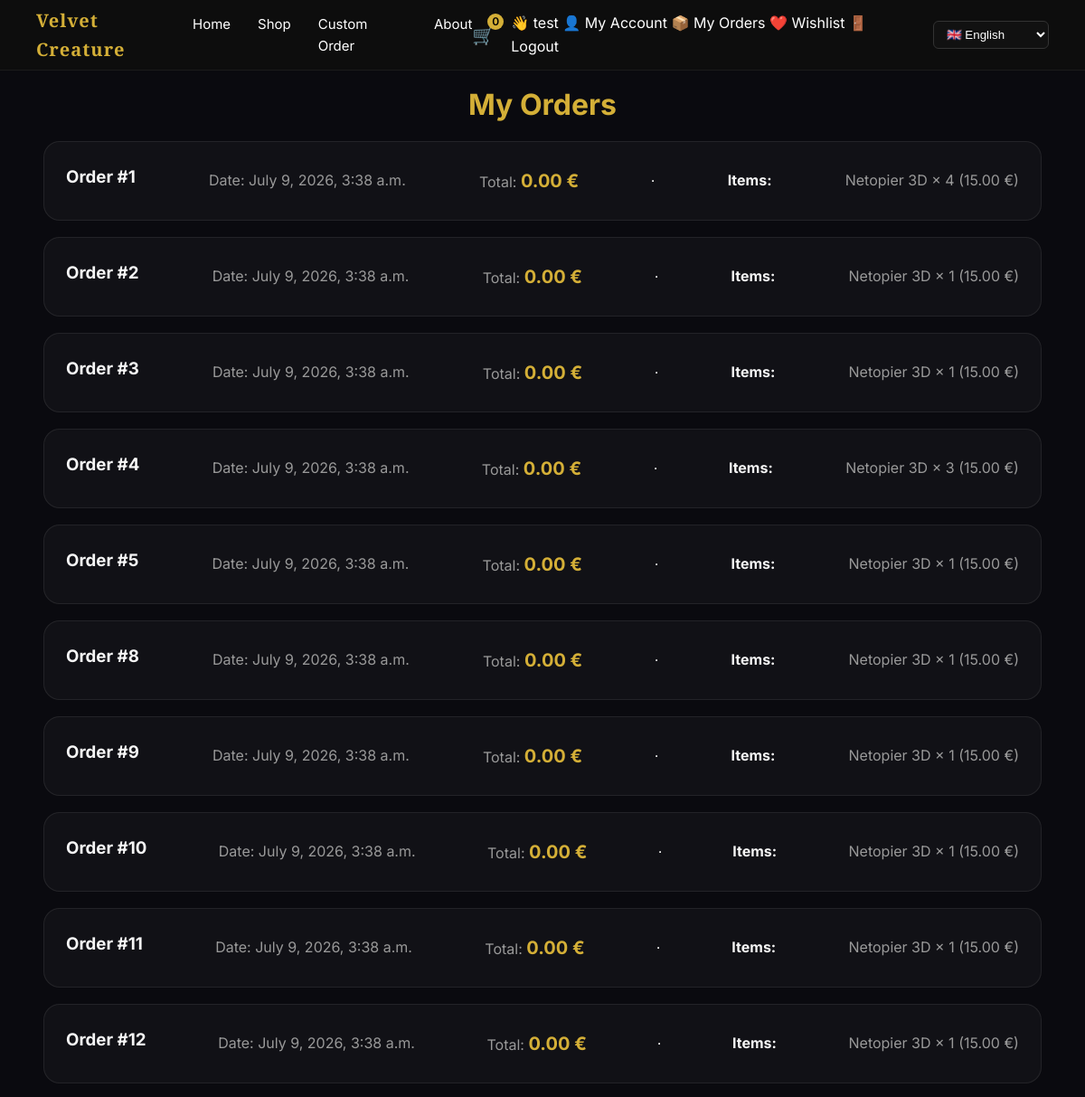
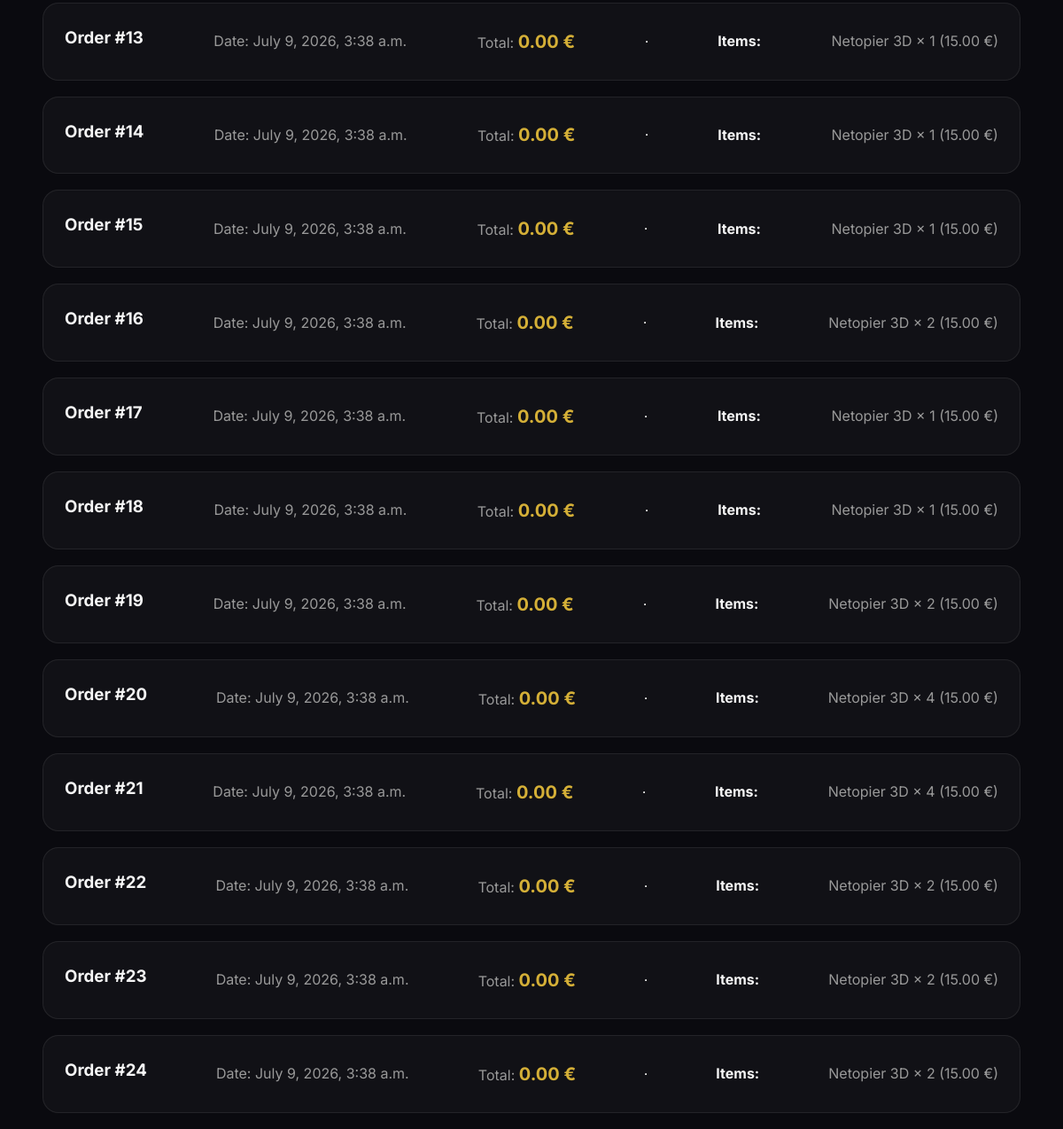
Page /en/orders/list/ (signed in) on the committed database (2 pictures, top to bottom).
### orders/models.py (models this page shows, shortened)
class Order(models.Model):
    STATUS_CHOICES = [
        ("pending", "Pending"),
        ("paid", "Paid"),
        ("shipped", "Shipped"),
        ("delivered", "Delivered"),
    ]
    order_number = models.CharField(
        max_length=20,
        blank=True,
        null=True
)
    user = models.ForeignKey(
        User,
        on_delete=models.SET_NULL,
        null=True,
        blank=True,
        related_name="orders"
    )
    email = models.EmailField(
        blank=True,
        null=True
    )
    first_name = models.CharField(
        max_length=100,
        blank=True
    )
    last_name = models.CharField(
        max_length=100,
        blank=True
    )
    address = models.CharField(
        max_length=255,
        blank=True
    )
    city = models.CharField(
        max_length=100,
        blank=True
    )
    country = models.CharField(
        max_length=100,
        blank=True
    )
    note = models.TextField(
        blank=True
    )
    payment_method = models.CharField(
        max_length=50,
        default="Stripe"
    )
    total_price = models.DecimalField(
        max_digits=10,
        decimal_places=2,
        default=0
    )
    status = models.CharField(
        max_length=20,
        choices=STATUS_CHOICES,
        default="pending"
    )
    created = models.DateTimeField(
        auto_now_add=True
    )
    updated = models.DateTimeField(
        auto_now=True
    )

class OrderItem(models.Model):
    order = models.ForeignKey(
        Order,
        on_delete=models.CASCADE,
        related_name="items"
    )
    product = models.ForeignKey(
        Product,
        on_delete=models.CASCADE
    )
    quantity = models.PositiveIntegerField(
        default=1
    )
    price = models.DecimalField(
        max_digits=10,
        decimal_places=2
    )

### products/models.py (models this page shows, shortened)
class Product(models.Model):
    name = models.CharField(max_length=200)
    slug = models.SlugField(unique=True)
    description = models.TextField(blank=True)
    short_description = models.CharField(
        max_length=250,
        blank=True
    )
    image = models.ImageField(
        upload_to="products/",
        blank=True,
        null=True
    )
    sku = models.CharField(
        max_length=50,
        blank=True
    )
    material = models.CharField(
        max_length=150,
        blank=True
    )
    size = models.CharField(
        max_length=100,
        blank=True
    )
    weight = models.DecimalField(
        max_digits=6,
        decimal_places=2,
        default=0
    )
    price = models.DecimalField(
        max_digits=10,
        decimal_places=2
    )
    stock = models.PositiveIntegerField(
        default=0
    )
    featured = models.BooleanField(
        default=False
    )
    category = models.ForeignKey(
        Category,
        on_delete=models.SET_NULL,
        null=True,
        blank=True
    )
    created = models.DateTimeField(
        auto_now_add=True
    )

### orders/views.py (the view)
@login_required
def order_list(request):
    orders = Order.objects.filter(
        user=request.user
    ).order_by("-created")
    return render(
        request,
        "orders/order_list.html",
        {
            "orders": orders
        }
    )

### cart/context_processors.py (called while the page is built, shortened)
def cart_context(request):
    cart = request.session.get("cart", {})
    count = 0
    items = []
    total = 0
    return {
        "cart_count": count,
        "cart_items": items,
        "cart_total": total
    }

### templates/orders/order_list.html (shortened to what this page needs)
{% extends "base.html" %}
{% block content %}
<div class="orders-page">
    <h1 style="color:#d4af37; text-align:center;">My Orders</h1>
    {% if orders %}
        <div class="orders-container">
            {% for order in orders %}
            <div class="order-card">
                <h3>Order #{{ order.id }}</h3>
                <p>Date: {{ order.created }}</p>
                <p>Total: <strong>{{ order.total_price }} €</strong></p>
                <hr>
                <h4>Items:</h4>
                {% for item in order.items.all %}
                    <p>
                        {{ item.product.name }} × {{ item.quantity }}
                        ({{ item.price }} €)
                    </p>
                {% endfor %}
            </div>
            {% endfor %}
        </div>
    {% else %}
        <p style="text-align:center; color:#aaa;">
            You have no orders yet.
        </p>
    {% endif %}
</div>
{% endblock %}

### templates/includes/navbar.html (shortened to what this page needs)
{% load i18n %}
<nav class="navbar" id="navbar">
    <a href="{% url 'home' %}" class="logo">
        Velvet Creature
    </a>
    <div class="menu">
        <a href="{% url 'home' %}">
            {% trans "Home" %}
        </a>
        <a href="{% url 'shop' %}">
            {% trans "Shop" %}
        </a>
        <a href="{% url 'custom_order_create' %}">
            {% trans "Custom Order" %}
        </a>
        <a href="#">
            {% trans "About" %}
        </a>
    </div>
    <div class="icons">
        <div class="mini-cart">
            <a href="#"
               class="cart-icon"
               onclick="openCart(); return false;">
                🛒
            </a>
            <span class="cart-count">
                {{ cart_count }}
            </span>
        </div>
        <div class="user-menu">
        {% if user.is_authenticated %}
            <span class="welcome-user">
                👋 {{ user.username }}
            </span>
            <a href="{% url 'profile' %}">
                👤 {% trans "My Account" %}
            </a>
            <a href="{% url 'order_list' %}">
                📦 {% trans "My Orders" %}
            </a>
            <a href="{% url 'wishlist' %}">
                ❤️ {% trans "Wishlist" %}
            </a>
            <a href="{% url 'logout' %}">
                🚪 {% trans "Logout" %}
            </a>
        {% endif %}
        </div>
        <form action="{% url 'set_language' %}"
              method="post"
              class="lang-switch">
            <select name="language"
                    onchange="this.form.submit()">
                <option value="en"
                    {% if LANGUAGE_CODE == "en" %}selected{% endif %}>
                    🇬🇧 English
                </option>
            </select>
        </form>
    </div>
</nav>

### static/css/style.css (style rules this page uses)
*, *::before, *::after { margin: 0; padding: 0; box-sizing: border-box; }
html { scroll-behavior: smooth; }
body { background: #0a0a0f; color: #f5f5f5; font-family: "Inter", sans-serif; line-height: 1.6; overflow-x: hidden; }
a { color: inherit; text-decoration: none; }
.navbar { position: fixed; top: 0; left: 0; right: 0; height: 78px; display: flex; justify-content: space-between; align-items: center; padding: 0 40px; background: rgba(10, 10, 15, 0.85); backdrop-filter: blur(18px); border-bottom: 1px solid rgba(255, 255, 255, 0.06); z-index: 999; }
.logo { font-size: 26px; font-weight: 600; color: #d4af37; letter-spacing: 1px; }
.menu { display: flex; gap: 30px; }
.menu a { position: relative; font-size: 15px; transition: 0.3s; }
.menu a::after { content: ""; position: absolute; left: 0; bottom: -6px; width: 0; height: 1px; background: #d4af37; transition: 0.3s; }
.icons { display: flex; align-items: center; gap: 18px; }
.cart-icon { font-size: 20px; }
.lang-switch select { background: #111; color: white; border: 1px solid #333; padding: 6px 10px; border-radius: 6px; }
.mini-cart { position:relative; }
.cart-count { position:absolute; top:-8px; right:-10px; background:#d4af37; color:black; width:18px; height:18px; font-size:12px; display:flex; align-items:center; justify-content:center; border-radius:50%; font-weight:600; }
.navbar { display: flex; justify-content: space-between; align-items: center; padding: 18px 40px; background: #0d0d0d; color: white; }
.logo { font-weight: bold; font-size: 20px; }
select { background: #1a1a1a; color: white; border: 1px solid #333; padding: 5px; }
.logo, .hero h1, .section-title, .shop-title { font-family: "Playfair Display", serif; }
body { font-family: "Inter", sans-serif; }
.order-card { display:flex; justify-content:space-between; align-items:center; background:rgba(255,255,255,0.03); border:1px solid rgba(255,255,255,0.08); border-radius:15px; padding:20px; margin-top:15px; }
.order-card h3 { margin-bottom:8px; }
.order-card strong { color:#d4af37; font-size:20px; }
.order-card { display:flex; align-items:center; justify-content:space-between; gap:20px; background:rgba(255,255,255,0.03); border:1px solid rgba(255,255,255,0.08); border-radius:16px; padding:25px; margin-bottom:15px; transition:.3s; }
.order-card p { color:#999; }
.order-card { display:flex; justify-content:space-between; align-items:center; gap:25px; padding:24px; margin-bottom:18px; background:rgba(255,255,255,.03); border:1px solid rgba(255,255,255,.08); border-radius:18px; transition:.3s; }

### rows in the picture
Order: id "1", created "July 9, 2026, 3:38 a.m.", total_price "0.00"
OrderItem: product.name "Netopier 3D", quantity "4", price "15.00"
Order: id "2", created "July 9, 2026, 3:38 a.m.", total_price "0.00"
OrderItem: product.name "Netopier 3D", quantity "1", price "15.00"
Order: id "3", created "July 9, 2026, 3:38 a.m.", total_price "0.00"
OrderItem: product.name "Netopier 3D", quantity "1", price "15.00"
Order: id "4", created "July 9, 2026, 3:38 a.m.", total_price "0.00"
OrderItem: product.name "Netopier 3D", quantity "3", price "15.00"
Order: id "5", created "July 9, 2026, 3:38 a.m.", total_price "0.00"
OrderItem: product.name "Netopier 3D", quantity "1", price "15.00"
Order: id "8", created "July 9, 2026, 3:38 a.m.", total_price "0.00"
OrderItem: product.name "Netopier 3D", quantity "1", price "15.00"
Order: id "9", created "July 9, 2026, 3:38 a.m.", total_price "0.00"
OrderItem: product.name "Netopier 3D", quantity "1", price "15.00"
Order: id "10", created "July 9, 2026, 3:38 a.m.", total_price "0.00"
OrderItem: product.name "Netopier 3D", quantity "1", price "15.00"
Order: id "11", created "July 9, 2026, 3:38 a.m.", total_price "0.00"
OrderItem: product.name "Netopier 3D", quantity "1", price "15.00"
Order: id "12", created "July 9, 2026, 3:38 a.m.", total_price "0.00"
OrderItem: product.name "Netopier 3D", quantity "1", price "15.00"
Order: id "13", created "July 9, 2026, 3:38 a.m.", total_price "0.00"
OrderItem: product.name "Netopier 3D", quantity "1", price "15.00"
Order: id "14", created "July 9, 2026, 3:38 a.m.", total_price "0.00"
OrderItem: product.name "Netopier 3D", quantity "1", price "15.00"
Order: id "15", created "July 9, 2026, 3:38 a.m.", total_price "0.00"
OrderItem: product.name "Netopier 3D", quantity "1", price "15.00"
Order: id "16", created "July 9, 2026, 3:38 a.m.", total_price "0.00"
OrderItem: product.name "Netopier 3D", quantity "2", price "15.00"
Order: id "17", created "July 9, 2026, 3:38 a.m.", total_price "0.00"
OrderItem: product.name "Netopier 3D", quantity "1", price "15.00"
Order: id "18", created "July 9, 2026, 3:38 a.m.", total_price "0.00"
OrderItem: product.name "Netopier 3D", quantity "1", price "15.00"
Order: id "19", created "July 9, 2026, 3:38 a.m.", total_price "0.00"
OrderItem: product.name "Netopier 3D", quantity "2", price "15.00"
Order: id "20", created "July 9, 2026, 3:38 a.m.", total_price "0.00"
OrderItem: product.name "Netopier 3D", quantity "4", price "15.00"
Order: id "21", created "July 9, 2026, 3:38 a.m.", total_price "0.00"
OrderItem: product.name "Netopier 3D", quantity "4", price "15.00"
Order: id "22", created "July 9, 2026, 3:38 a.m.", total_price "0.00"
OrderItem: product.name "Netopier 3D", quantity "2", price "15.00"
Order: id "23", created "July 9, 2026, 3:38 a.m.", total_price "0.00"
OrderItem: product.name "Netopier 3D", quantity "2", price "15.00"
Order: id "24", created "July 9, 2026, 3:38 a.m.", total_price "0.00"
OrderItem: product.name "Netopier 3D", quantity "2", price "15.00"

### other values in the picture
{{ cart_count }} "0"
{{ user.username }} "test"
